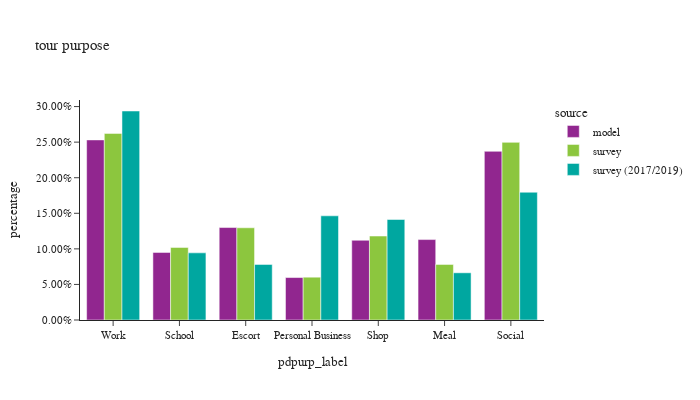

Source (notebook cell):
### Markdown cell above
## percent of tours by purpose

### Code cell
df_plot = df_tour.groupby(['source','pdpurp_label'])['toexpfac'].sum().reset_index()
df_plot['percentage'] = df_plot.groupby(['source'], group_keys=False)['toexpfac']. \
    apply(lambda x: x / float(x.sum()))
# df_plot
df_plot_ct = df_tour.groupby(['source','pdpurp_label'])['toexpfac'].count().reset_index(). \
    rename(columns={'toexpfac':'sample count'})
df_plot = df_plot.merge(df_plot_ct, on=['source','pdpurp_label'])

fig = px.bar(df_plot.sort_values(by=['source']), x="pdpurp_label", y="percentage", color="source",
             barmode="group",hover_data=['sample count'],title="tour purpose")
fig.update_layout(height=400, width=700, font=dict(size=11),
                  yaxis=dict(tickformat=".2%"))
fig.show()

### Figure 1 — Plotly figure (JSON) as saved in the notebook; plotly's stock layout.template omitted (floating-point values rounded to 4 significant figures)
{"data": [{"alignmentgroup": "True", "customdata": [[1511602], [567219], [776115], [356362], [669181], [675147], [1415854]], "hovertemplate": "source=model<br>pdpurp_label=%{x}<br>percentage=%{y}<br>sample count=%{customdata[0]}<extra></extra>", "legendgroup": "model", "marker": {"color": "#91268F", "pattern": {"shape": ""}}, "name": "model", "offsetgroup": "model", "orientation": "v", "showlegend": true, "textposition": "auto", "type": "bar", "x": ["Work", "School", "Escort", "Personal Business", "Shop", "Meal", "Social"], "xaxis": "x", "y": [0.2531, 0.09499, 0.13, 0.05968, 0.1121, 0.1131, 0.2371], "yaxis": "y"}, {"alignmentgroup": "True", "customdata": [[3001], [875], [1403], [753], [885], [652], [2549]], "hovertemplate": "source=survey<br>pdpurp_label=%{x}<br>percentage=%{y}<br>sample count=%{customdata[0]}<extra></extra>", "legendgroup": "survey", "marker": {"color": "#8CC63E", "pattern": {"shape": ""}}, "name": "survey", "offsetgroup": "survey", "orientation": "v", "showlegend": true, "textposition": "auto", "type": "bar", "x": ["Social", "Meal", "Shop", "Personal Business", "Escort", "School", "Work"], "xaxis": "x", "y": [0.2497, 0.07815, 0.118, 0.06017, 0.1296, 0.102, 0.2623], "yaxis": "y"}, {"alignmentgroup": "True", "customdata": [[8755], [1648], [1410], [2748], [2596], [2053], [4576]], "hovertemplate": "source=survey (2017/2019)<br>pdpurp_label=%{x}<br>percentage=%{y}<br>sample count=%{customdata[0]}<extra></extra>", "legendgroup": "survey (2017/2019)", "marker": {"color": "#00A7A0", "pattern": {"shape": ""}}, "name": "survey (2017/2019)", "offsetgroup": "survey (2017/2019)", "orientation": "v", "showlegend": true, "textposition": "auto", "type": "bar", "x": ["Work", "School", "Escort", "Personal Business", "Shop", "Meal", "Social"], "xaxis": "x", "y": [0.2938, 0.09439, 0.07814, 0.1464, 0.1413, 0.06637, 0.1796], "yaxis": "y"}], "layout": {"barmode": "group", "font": {"size": 11}, "height": 400, "legend": {"title": {"text": "source"}, "tracegroupgap": 0}, "title": {"text": "tour purpose"}, "width": 700, "xaxis": {"anchor": "y", "domain": [0, 1], "title": {"text": "pdpurp_label"}}, "yaxis": {"anchor": "x", "domain": [0, 1], "tickformat": ".2%", "title": {"text": "percentage"}}}}
